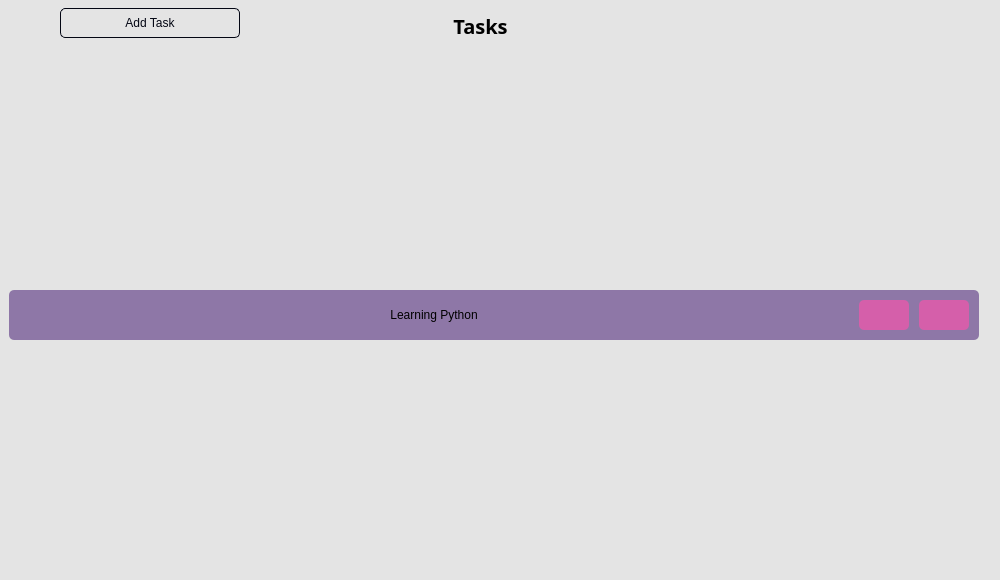
<?xml version="1.0" encoding="UTF-8"?>
<ui version="4.0">
 <class>MainWindow</class>
 <widget class="QMainWindow" name="MainWindow">
  <property name="geometry">
   <rect>
    <x>0</x>
    <y>0</y>
    <width>1000</width>
    <height>580</height>
   </rect>
  </property>
  <property name="windowTitle">
   <string>MainWindow</string>
  </property>
  <property name="styleSheet">
   <string notr="true">background-color: #E4E4E4; border-radius: 5px;</string>
  </property>
  <widget class="QWidget" name="centralwidget">
   <widget class="QPushButton" name="btn_close">
    <property name="geometry">
     <rect>
      <x>965</x>
      <y>10</y>
      <width>25</width>
      <height>25</height>
     </rect>
    </property>
    <property name="cursor">
     <cursorShape>PointingHandCursor</cursorShape>
    </property>
    <property name="styleSheet">
     <string notr="true">QPushButton{
background-color: #E4E4E4;
border-radius: 3px;
}
QPushButton:hover{
background-color: #d6d6d6;
}</string>
    </property>
    <property name="text">
     <string/>
    </property>
    <property name="icon">
     <iconset>
      <normaloff>../img/close.png</normaloff>../img/close.png</iconset>
    </property>
    <property name="iconSize">
     <size>
      <width>20</width>
      <height>20</height>
     </size>
    </property>
   </widget>
   <widget class="QPushButton" name="btn_minimize">
    <property name="geometry">
     <rect>
      <x>930</x>
      <y>10</y>
      <width>25</width>
      <height>25</height>
     </rect>
    </property>
    <property name="cursor">
     <cursorShape>PointingHandCursor</cursorShape>
    </property>
    <property name="styleSheet">
     <string notr="true">QPushButton{
background-color: #E4E4E4;
border-radius: 3px;
}
QPushButton:hover{
background-color: #d6d6d6;
}</string>
    </property>
    <property name="text">
     <string/>
    </property>
    <property name="icon">
     <iconset>
      <normaloff>../img/minimize.png</normaloff>../img/minimize.png</iconset>
    </property>
    <property name="iconSize">
     <size>
      <width>20</width>
      <height>20</height>
     </size>
    </property>
   </widget>
   <widget class="QPushButton" name="btn_backpage">
    <property name="geometry">
     <rect>
      <x>10</x>
      <y>10</y>
      <width>25</width>
      <height>25</height>
     </rect>
    </property>
    <property name="cursor">
     <cursorShape>PointingHandCursor</cursorShape>
    </property>
    <property name="styleSheet">
     <string notr="true">QPushButton{
background-color: #E4E4E4;
border-radius: 3px;
}
QPushButton:hover{
background-color: #d6d6d6;
}</string>
    </property>
    <property name="text">
     <string/>
    </property>
    <property name="icon">
     <iconset>
      <normaloff>../img/back-arrow.png</normaloff>../img/back-arrow.png</iconset>
    </property>
    <property name="iconSize">
     <size>
      <width>20</width>
      <height>20</height>
     </size>
    </property>
   </widget>
   <widget class="QLabel" name="title">
    <property name="geometry">
     <rect>
      <x>380</x>
      <y>10</y>
      <width>201</width>
      <height>31</height>
     </rect>
    </property>
    <property name="font">
     <font>
      <family>Sans Serif</family>
      <pointsize>15</pointsize>
      <weight>75</weight>
      <bold>true</bold>
     </font>
    </property>
    <property name="styleSheet">
     <string notr="true">background: none;</string>
    </property>
    <property name="text">
     <string>Tasks</string>
    </property>
    <property name="alignment">
     <set>Qt::AlignCenter</set>
    </property>
   </widget>
   <widget class="QFrame" name="frame">
    <property name="geometry">
     <rect>
      <x>0</x>
      <y>50</y>
      <width>1000</width>
      <height>530</height>
     </rect>
    </property>
    <property name="frameShape">
     <enum>QFrame::StyledPanel</enum>
    </property>
    <property name="frameShadow">
     <enum>QFrame::Raised</enum>
    </property>
    <widget class="QScrollArea" name="scrollArea">
     <property name="geometry">
      <rect>
       <x>0</x>
       <y>0</y>
       <width>1000</width>
       <height>530</height>
      </rect>
     </property>
     <property name="styleSheet">
      <string notr="true"/>
     </property>
     <property name="widgetResizable">
      <bool>true</bool>
     </property>
     <widget class="QWidget" name="scrollAreaWidgetContents">
      <property name="geometry">
       <rect>
        <x>0</x>
        <y>0</y>
        <width>1000</width>
        <height>530</height>
       </rect>
      </property>
      <layout class="QVBoxLayout" name="verticalLayout">
       <item>
        <widget class="QFrame" name="task_frame">
         <property name="sizePolicy">
          <sizepolicy hsizetype="Fixed" vsizetype="Fixed">
           <horstretch>0</horstretch>
           <verstretch>0</verstretch>
          </sizepolicy>
         </property>
         <property name="minimumSize">
          <size>
           <width>970</width>
           <height>50</height>
          </size>
         </property>
         <property name="styleSheet">
          <string notr="true">background-color:  rgba(120, 91, 151, 0.8);</string>
         </property>
         <property name="frameShape">
          <enum>QFrame::StyledPanel</enum>
         </property>
         <property name="frameShadow">
          <enum>QFrame::Raised</enum>
         </property>
         <widget class="QLabel" name="task_name">
          <property name="geometry">
           <rect>
            <x>10</x>
            <y>0</y>
            <width>830</width>
            <height>50</height>
           </rect>
          </property>
          <property name="font">
           <font>
            <family>Arial</family>
            <pointsize>9</pointsize>
           </font>
          </property>
          <property name="styleSheet">
           <string notr="true">background: none;</string>
          </property>
          <property name="text">
           <string>Learning Python</string>
          </property>
          <property name="alignment">
           <set>Qt::AlignCenter</set>
          </property>
         </widget>
         <widget class="QPushButton" name="task_delete">
          <property name="geometry">
           <rect>
            <x>910</x>
            <y>10</y>
            <width>50</width>
            <height>30</height>
           </rect>
          </property>
          <property name="cursor">
           <cursorShape>PointingHandCursor</cursorShape>
          </property>
          <property name="styleSheet">
           <string notr="true">background-color: #D55FAA;</string>
          </property>
          <property name="text">
           <string/>
          </property>
          <property name="icon">
           <iconset>
            <normaloff>../img/delete.png</normaloff>../img/delete.png</iconset>
          </property>
          <property name="iconSize">
           <size>
            <width>20</width>
            <height>20</height>
           </size>
          </property>
         </widget>
         <widget class="QPushButton" name="task_done">
          <property name="geometry">
           <rect>
            <x>850</x>
            <y>10</y>
            <width>50</width>
            <height>30</height>
           </rect>
          </property>
          <property name="cursor">
           <cursorShape>PointingHandCursor</cursorShape>
          </property>
          <property name="styleSheet">
           <string notr="true">background-color: #D55FAA;</string>
          </property>
          <property name="text">
           <string/>
          </property>
          <property name="icon">
           <iconset>
            <normaloff>../img/check.png</normaloff>../img/check.png</iconset>
          </property>
          <property name="iconSize">
           <size>
            <width>20</width>
            <height>20</height>
           </size>
          </property>
         </widget>
        </widget>
       </item>
      </layout>
     </widget>
    </widget>
   </widget>
   <widget class="QPushButton" name="btn_addtask">
    <property name="geometry">
     <rect>
      <x>60</x>
      <y>8</y>
      <width>180</width>
      <height>30</height>
     </rect>
    </property>
    <property name="font">
     <font>
      <family>Arial</family>
      <pointsize>9</pointsize>
     </font>
    </property>
    <property name="cursor">
     <cursorShape>PointingHandCursor</cursorShape>
    </property>
    <property name="styleSheet">
     <string notr="true">border: 1px solid #030613; color: #030613;</string>
    </property>
    <property name="text">
     <string>Add Task</string>
    </property>
    <property name="icon">
     <iconset>
      <normaloff>../img/plus.png</normaloff>../img/plus.png</iconset>
    </property>
   </widget>
  </widget>
 </widget>
 <resources/>
 <connections>
  <connection>
   <sender>btn_close</sender>
   <signal>clicked()</signal>
   <receiver>MainWindow</receiver>
   <slot>close()</slot>
   <hints>
    <hint type="sourcelabel">
     <x>977</x>
     <y>22</y>
    </hint>
    <hint type="destinationlabel">
     <x>499</x>
     <y>289</y>
    </hint>
   </hints>
  </connection>
  <connection>
   <sender>btn_minimize</sender>
   <signal>clicked()</signal>
   <receiver>MainWindow</receiver>
   <slot>showMinimized()</slot>
   <hints>
    <hint type="sourcelabel">
     <x>942</x>
     <y>22</y>
    </hint>
    <hint type="destinationlabel">
     <x>499</x>
     <y>289</y>
    </hint>
   </hints>
  </connection>
 </connections>
</ui>
